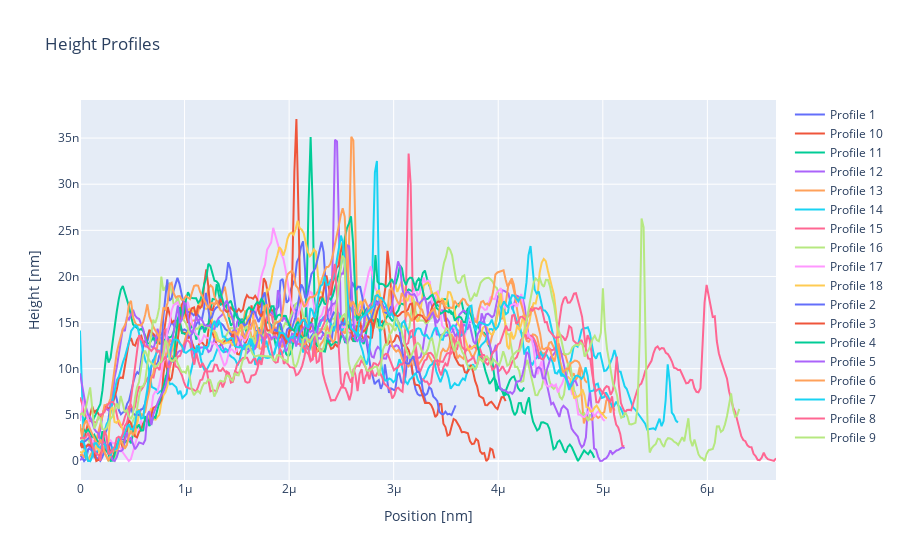

Here is the notebook cell this chart was saved with:
### Code cell
more_file = r"C:\Users\poeda\OneDrive\Desktop\Documents\Luo Group\AFM Images\CrsBr MTJ Project\MAXYMUS\MAXYMUS #4.013 more.csv"
more_fgt = afm.afmData(more_file).zero_minimums()
more_fgt.plotly_graph()

### Figure 1 — Plotly figure (JSON) as saved in the notebook; plotly's stock layout.template omitted (floating-point values rounded to 4 significant figures; data arrays with more than 128 entries replaced by an {"elided": "..."} marker saying what was removed)
{"data": [{"mode": "lines", "name": "Profile 1", "type": "scatter", "x": {"elided": "342 float values"}, "y": {"elided": "342 float values"}}, {"mode": "lines", "name": "Profile 10", "type": "scatter", "x": {"elided": "342 float values"}, "y": {"elided": "342 float values"}}, {"mode": "lines", "name": "Profile 11", "type": "scatter", "x": {"elided": "342 float values"}, "y": {"elided": "342 float values"}}, {"mode": "lines", "name": "Profile 12", "type": "scatter", "x": {"elided": "342 float values"}, "y": {"elided": "342 float values"}}, {"mode": "lines", "name": "Profile 13", "type": "scatter", "x": {"elided": "342 float values"}, "y": {"elided": "342 float values"}}, {"mode": "lines", "name": "Profile 14", "type": "scatter", "x": {"elided": "342 float values"}, "y": {"elided": "342 float values"}}, {"mode": "lines", "name": "Profile 15", "type": "scatter", "x": {"elided": "342 float values"}, "y": {"elided": "342 float values"}}, {"mode": "lines", "name": "Profile 16", "type": "scatter", "x": {"elided": "342 float values"}, "y": {"elided": "342 float values"}}, {"mode": "lines", "name": "Profile 17", "type": "scatter", "x": {"elided": "342 float values"}, "y": {"elided": "342 float values"}}, {"mode": "lines", "name": "Profile 18", "type": "scatter", "x": {"elided": "342 float values"}, "y": {"elided": "342 float values"}}, {"mode": "lines", "name": "Profile 2", "type": "scatter", "x": {"elided": "342 float values"}, "y": {"elided": "342 float values"}}, {"mode": "lines", "name": "Profile 3", "type": "scatter", "x": {"elided": "342 float values"}, "y": {"elided": "342 float values"}}, {"mode": "lines", "name": "Profile 4", "type": "scatter", "x": {"elided": "342 float values"}, "y": {"elided": "342 float values"}}, {"mode": "lines", "name": "Profile 5", "type": "scatter", "x": {"elided": "342 float values"}, "y": {"elided": "342 float values"}}, {"mode": "lines", "name": "Profile 6", "type": "scatter", "x": {"elided": "342 float values"}, "y": {"elided": "342 float values"}}, {"mode": "lines", "name": "Profile 7", "type": "scatter", "x": {"elided": "342 float values"}, "y": {"elided": "342 float values"}}, {"mode": "lines", "name": "Profile 8", "type": "scatter", "x": {"elided": "342 float values"}, "y": {"elided": "342 float values"}}, {"mode": "lines", "name": "Profile 9", "type": "scatter", "x": {"elided": "342 float values"}, "y": {"elided": "342 float values"}}], "layout": {"title": {"text": "  Height Profiles"}, "xaxis": {"title": {"text": "Position [nm]"}}, "yaxis": {"title": {"text": "Height [nm]"}}}}
